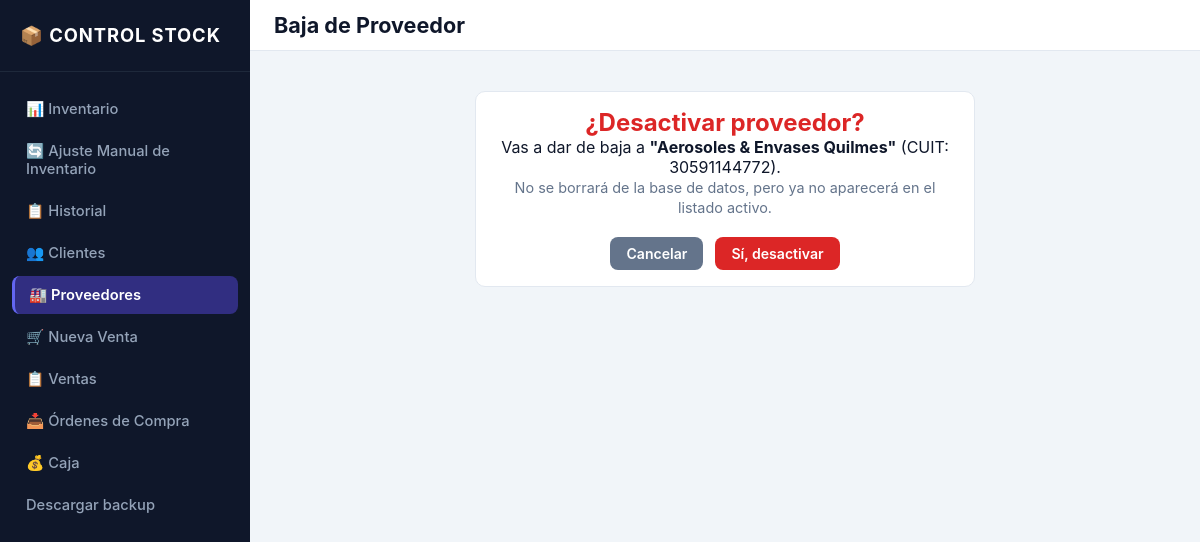
The app's page /proveedores/15/desactivar/ with its own data.
### inventario/models.py (models this page shows, shortened)
class Proveedor(models.Model):
    TIPO_DOC_CHOICES = [
        ("DNI", "DNI"),
        ("CUIT", "CUIT"),
    ]
    nombre = models.CharField(max_length=150, verbose_name="Nombre / Razón social")
    tipo_documento = models.CharField(
        max_length=10,
        choices=TIPO_DOC_CHOICES,
        verbose_name="Tipo de documento",
    )
    numero_documento = models.CharField(
        max_length=20,
        unique=True,
        verbose_name="Número de documento",
    )
    domicilio = models.CharField(
        max_length=255,
        blank=True,
        default="",
        verbose_name="Domicilio de entrega",
    )
    correo = models.EmailField(blank=True, verbose_name="Correo electrónico")
    telefono = models.CharField(max_length=50, blank=True, verbose_name="Teléfono")
    activo = models.BooleanField(default=True, verbose_name="Activo")
    fecha_creacion = models.DateTimeField(auto_now_add=True, verbose_name="Fecha de creación")
    class Meta:
        verbose_name = "Proveedor"
        verbose_name_plural = "Proveedores"
        ordering = ["nombre"]

### inventario/views.py (the view)
# urls.py: path("proveedores/<int:pk>/desactivar/", views.proveedor_desactivar, name="proveedor_desactivar"),
def proveedor_desactivar(request, pk):
    proveedor = get_object_or_404(Proveedor, pk=pk, activo=True)
    if request.method == "POST":
        proveedor.activo = False
        proveedor.save(update_fields=["activo"])
        messages.success(request, f"Proveedor '{proveedor.nombre}' dado de baja correctamente.")
        return redirect("proveedor_list")
    return render(request, "inventario/proveedor_confirm_delete.html", {"proveedor": proveedor})

### templates/inventario/proveedor_confirm_delete.html (shortened to what this page needs)
{% extends 'base.html' %}
{% block topbar_title %}Baja de Proveedor{% endblock %}
{% block content %}
<div class="max-w-500 mx-auto mt-24">
    <div class="card text-center">
        <h2 class="text-danger mb-16">¿Desactivar proveedor?</h2>
        <p class="mb-20">
            Vas a dar de baja a <strong>"{{ proveedor.nombre }}"</strong> ({{ proveedor.tipo_documento }}: {{ proveedor.numero_documento }}).<br>
            <small class="text-muted">No se borrará de la base de datos, pero ya no aparecerá en el listado activo.</small>
        </p>
        <form method="post">
            <div class="flex-center-gap-12">
                <a href="{% url 'proveedor_list' %}" class="btn btn-secondary">Cancelar</a>
                <button type="submit" class="btn btn-danger">Sí, desactivar</button>
            </div>
        </form>
    </div>
</div>
{% endblock %}

### static/css/style.css (style rules this page uses)
:root { --color-bg-app: #f1f5f9; --color-card-bg: #ffffff; --color-topbar-bg: #ffffff; --color-border: #e2e8f0; --color-table-header-bg: #f8fafc; --color-sidebar-bg: #0f172a; --color-sidebar-hover: #1e293b; --color-sidebar-active: #312e81; --color-sidebar-active-border: #6366f1; --color-sidebar-brand-border: #1e293b; --color-sidebar-text: #94a3b8; --color-sidebar-text-active: #ffffff; --color-sidebar-brand-text: #ffffff; --color-text-main: #0f172a; --color-text-muted: #64748b; --color-btn-text: #ffffff; --color-btn-primary: #4f46e5; --color-btn-action: #0284c7; --color-btn-secondary: #64748b; --color-success: #059669; --color-warning: #d97706; --color-danger: #dc2626; --color-alert-success-bg: #dcfce7; --color-alert-success-text: #166534; --color-alert-success-border: #bbf7d0; --color-alert-warning-bg: #fef3c7; --color-alert-warning-text: #92400e; --color-alert-warning-border: #fde68a; --color-alert-danger-bg: #fee2e2; --color-alert-danger-text: #991b1b; --color-alert-danger-border: #fca5a5; --color-badge-info-bg: #e0e7ff; --color-badge-info-text: #3730a3; --color-row-danger-bg: #fef2f2; --color-row-warning-bg: #fffbeb; --color-row-normal-bg: #ffffff; --color-soft-primary-bg: #e0f2fe; --color-soft-primary-text: #0284c7; --color-soft-primary-hover-bg: #bae6fd; --color-soft-primary-hover-text: #0369a1; --color-soft-success-bg: #dcfce7; --color-soft-success-text: #15803d; --color-soft-success-hover-bg: #bbf7d0; --color-soft-success-hover-text: #166534; --color-soft-danger-bg: #fee2e2; --color-soft-danger-text: #b91c1c; --color-soft-danger-hover-bg: #fecaca; --color-soft-danger-hover-text: #991b1b; --color-shadow: rgba(0, 0, 0, 0.1); --color-backdrop: rgba(15, 23, 42, 0.6); --color-page-hover-bg: #f8fafc; --color-page-disabled-bg: #f1f5f9; }
* { box-sizing: border-box; margin: 0; padding: 0; font-family: -apple-system, BlinkMacSystemFont, "Segoe UI", Roboto, sans-serif; }
body { background-color: var(--color-bg-app); color: var(--color-text-main); }
.card { background: var(--color-card-bg); border: 1px solid var(--color-border); border-radius: 10px; padding: 16px 20px; margin-bottom: 16px; }
.btn { display: inline-flex; align-items: center; justify-content: center; padding: 8px 16px; border-radius: 8px; font-size: 0.88rem; font-weight: 600; text-decoration: none; border: none; cursor: pointer; color: var(--color-btn-text); transition: filter 0.15s ease; }
.btn-danger { background-color: var(--color-danger); }
.btn-secondary { background-color: var(--color-btn-secondary); }
.text-muted { color: var(--color-text-muted); font-size: 0.9rem; }
.mb-20 { margin-bottom: 20px; }
.mt-24 { margin-top: 24px; }
.flex-center-gap-12 { display: flex; justify-content: center; gap: 12px; }
.max-w-500 { max-width: 500px; }
.mx-auto { margin-left: auto; margin-right: auto; }
.text-center { text-align: center; }
.text-danger { color: var(--color-danger); }

### records on screen
Proveedor: nombre "Aerosoles & Envases Quilmes", tipo_documento "CUIT", numero_documento "30591144772"
